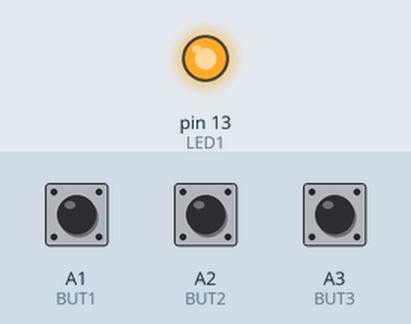
Simulated run of this sketch. Board: Arduino Uno, built with avr-gcc and run on an emulated ATmega328P. Shown: output pins drawn as LEDs (lit = HIGH). Inputs (shaded band) come from the test bench; at power-on: A1 (BUT1) HIGH, A2 (BUT2) HIGH, A3 (BUT3) HIGH.

Above: at 1.2 s.
1.3 s: A1 (BUT1) pulled LOW for 0.15 s
At 1.37 s:
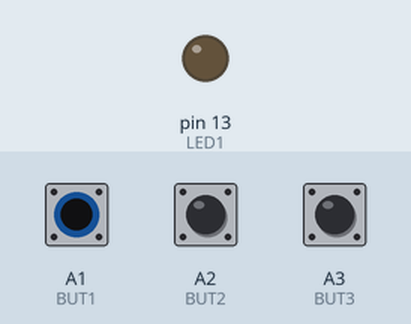
2.9 s: A1 (BUT1) pulled LOW for 3.2 s
At 6.6 s:
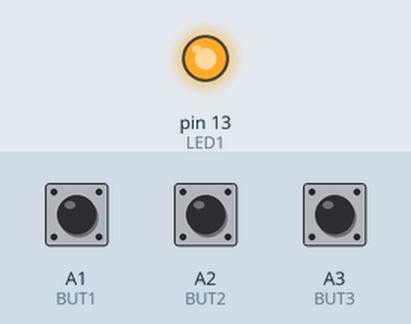
Timing chart, 0 to 8.1 s (numbered marks = the images above; inputs shaded):
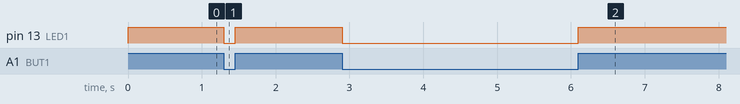

The sketch:

app.ino
```cpp
#include "event_driven.h"
#include "app.h"
#include "pindefs.h"

void appinit(void)
{
  button_listen(BUT1);
}
void button_changed(int p, int v)
{
  digitalWrite(LED1, v);
}
void timer_expired(void)
{

}
```

app.h
```cpp
//App

void appinit(void);
void button_changed ( int pin, int v);
void timer_expired(void);
```

event_driven.h
```cpp
void button_listen (int pin);
void timer_set (int ms);
```

event_driven.ino
```cpp
#include "event_driven.h"
#include "app.h"
#include "pindefs.h"

bool buttonsUsed[3]= {false,false,false};
int state = HIGH;
int buttons[3] = {BUT1,BUT2,BUT3};

void button_listen (int pin)
{
  if(pin == BUT1)
  {
    buttonsUsed[0] = true;
  }
  else if (pin == BUT2)
  {
    buttonsUsed[1] = true;
  }
  else

  {
    buttonsUsed[2] = true;
  }
}

void timer_set (int ms)
{

}

void setup()
{
  pinMode(BUT1,INPUT_PULLUP);
  pinMode(BUT2,INPUT_PULLUP);
  pinMode(BUT3,INPUT_PULLUP);
  pinMode(LED1,OUTPUT);
  button_changed(BUT1,HIGH) ;
  appinit();
}

void loop()
{
  for(int i = 0; i < 3; i++)
  {
    state = digitalRead(buttons[i]);
    if(buttonsUsed[i])
    {
         button_changed(buttons[i],state) ;
    }

  }
}
```

pindefs.h
```cpp
#define BUT1 A1
#define BUT2 A2
#define BUT3 A3
#define LED1 13
```

Measured:
- after the input at 1.3 s, pin 13 (LED1): HIGH → LOW at once, → HIGH 0.15 s later
- after the input at 2.9 s, pin 13 (LED1): HIGH → LOW at once, → HIGH 3.2 s later
